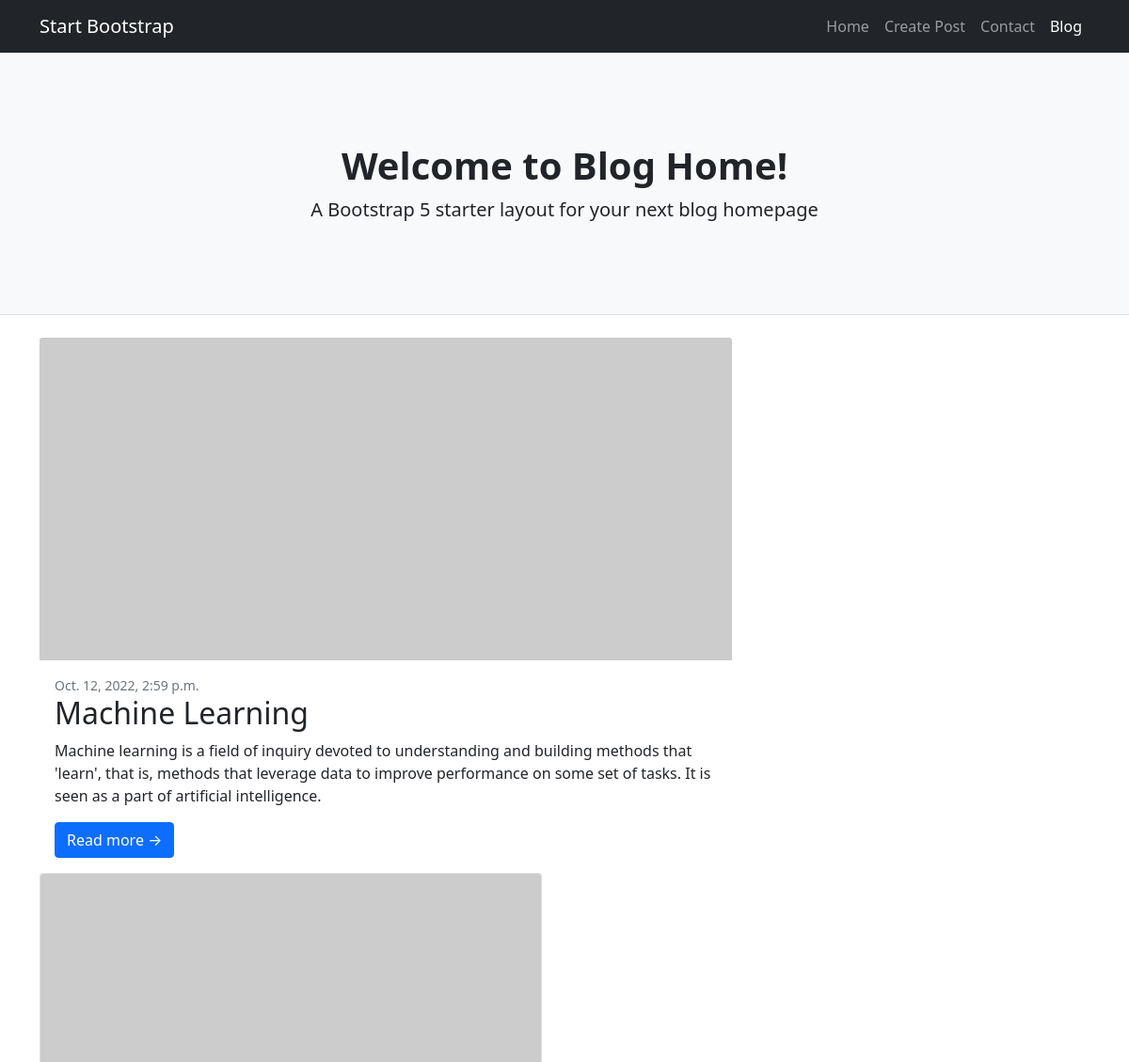
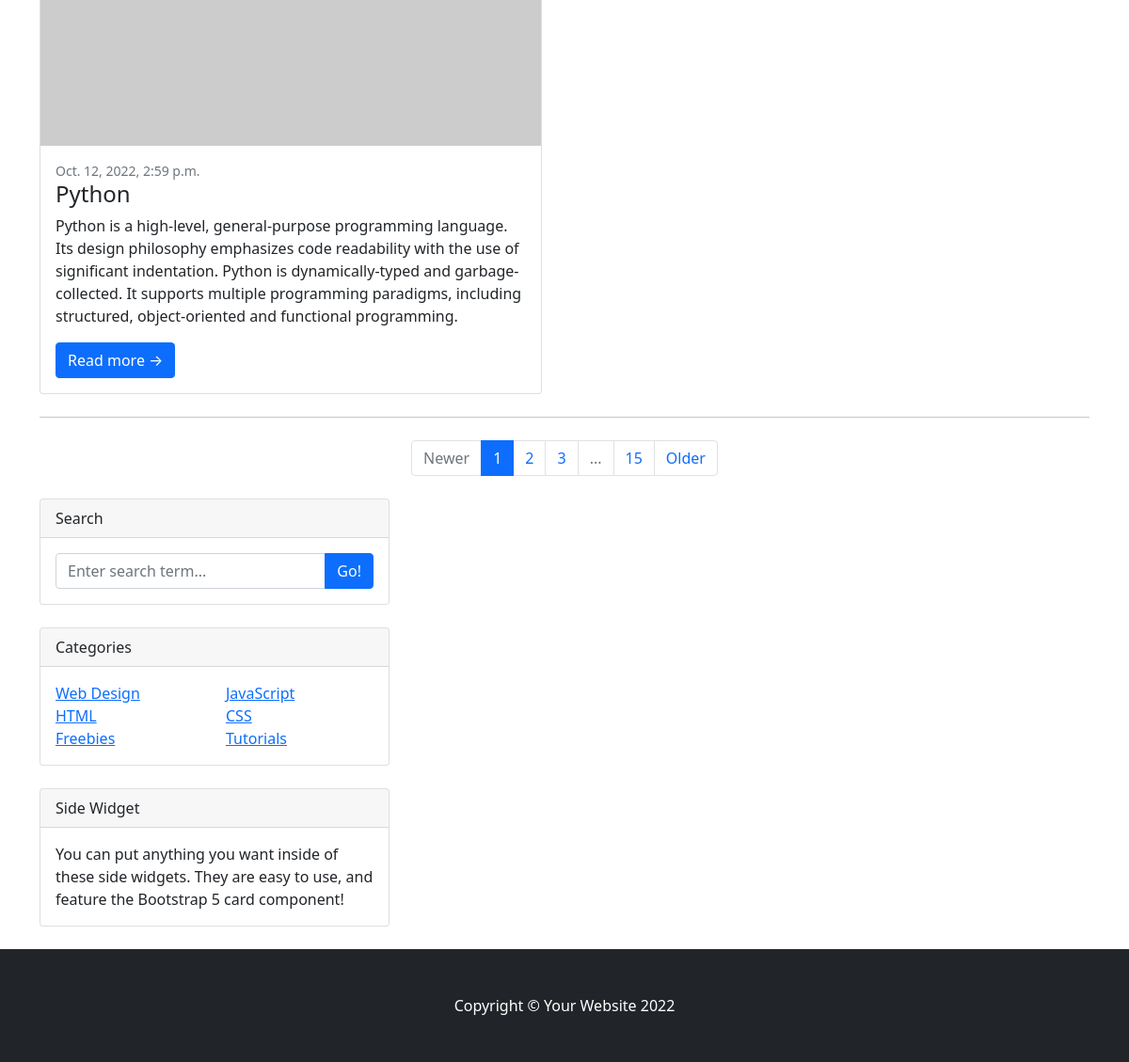
The page / on the database its author committed (2 pictures, top to bottom).
### blogapp/models.py (models this page shows, shortened)
class post(models.Model):
    title = models.CharField(max_length=100)
    content = models.TextField()
    image = models.FileField(upload_to='pic', null= True)
    created_on = models.DateTimeField(auto_now_add=True , null= True)

### blogapp/views.py (the view)
# urls.py: path('', index , name= 'index'),
def index(request):
    records = post.objects.all().order_by('-id')[1:]
    last_post = post.objects.all().order_by('-id')[0]
    return render(request, 'index.html' , {'rec' : records , 'last': last_post})

### blogapp/templates/index.html (shortened to what this page needs)
<!DOCTYPE html>
<html lang="en">
    <head>
        <link href="static/css/styles.css" rel="stylesheet" />
    </head>
    <body>
        <nav class="navbar navbar-expand-lg navbar-dark bg-dark">
            <div class="container">
                <a class="navbar-brand" href="/">Start Bootstrap</a>
                <div class="collapse navbar-collapse" id="navbarSupportedContent">
                    <ul class="navbar-nav ms-auto mb-2 mb-lg-0">
                        <li class="nav-item"><a class="nav-link" href="#">Home</a></li>
                        <li class="nav-item"><a class="nav-link" href="{% url 'create_post'%}">Create Post</a></li>
                        <li class="nav-item"><a class="nav-link" href="#!">Contact</a></li>
                        <li class="nav-item"><a class="nav-link active" aria-current="page" href="#">Blog</a></li>
                    </ul>
                </div>
            </div>
        </nav>
        <header class="py-5 bg-light border-bottom mb-4">
            <div class="container">
                <div class="text-center my-5">
                    <h1 class="fw-bolder">Welcome to Blog Home!</h1>
                    <p class="lead mb-0">A Bootstrap 5 starter layout for your next blog homepage</p>
                </div>
            </div>
        </header>
        <div class="container">
            <div class="row">
                <div class="col-lg-8">
                    {% if last.image %}
                    <div class="card mb-4">
                        <a href="#!"><img class="card-img-top" src="{{last.image.url}}" alt="..." /></a>
                    {% else %}
                        <a href="#!"><img class="card-img-top" src="https://dummyimage.com/750x350/000/fff" alt="..." /></a>
                        {% endif %}
                        <div class="card-body">
                            <div class="small text-muted">{{last.created_on}}</div>
                            <h2 class="card-title">{{last.title|title}}</h2>
                            <p class="card-text">{{last.content}}</p>
                            <a class="btn btn-primary" href="{% url 'selected_post' last.id %}">Read more →</a>
                        </div>
                    </div>
                    <div class="row">
                        <div class="col-lg-6">
                            {% for i in rec %}
                            <div class="card mb-4">
                            {% if i.image %}
                                <a href="#!"><img class="card-img-top" src="{{i.image.url}}" alt="..." /></a>
                            {% else %}
                                <a href="#!"><img class="card-img-top" src="https://dummyimage.com/300x200/000/fff" alt="..." /></a>
                            {% endif %}
                                <div class="card-body">
                                    <div class="small text-muted">{{i.created_on}}</div>
                                    <h2 class="card-title h4">{{i.title|title}}</h2>
                                    <p class="card-text">{{i.content}}</p>
                                    <a class="btn btn-primary" href="{% url 'selected_post' i.id %}">Read more →</a>
                                </div>
                            </div>
                            {% endfor %}
                        </div>
                    </div>
                    <nav aria-label="Pagination">
                        <hr class="my-0" />
                        <ul class="pagination justify-content-center my-4">
                            <li class="page-item disabled"><a class="page-link" href="#" tabindex="-1" aria-disabled="true">Newer</a></li>
                            <li class="page-item active" aria-current="page"><a class="page-link" href="#!">1</a></li>
                            <li class="page-item"><a class="page-link" href="#!">2</a></li>
                            <li class="page-item"><a class="page-link" href="#!">3</a></li>
                            <li class="page-item disabled"><a class="page-link" href="#!">...</a></li>
                            <li class="page-item"><a class="page-link" href="#!">15</a></li>
                            <li class="page-item"><a class="page-link" href="#!">Older</a></li>
                        </ul>
                    </nav>
                </div>
                <div class="col-lg-4">
                    <div class="card mb-4">
                        <div class="card-header">Search</div>
                        <div class="card-body">
                            <div class="input-group">
                                <input class="form-control" type="text" placeholder="Enter search term..." aria-label="Enter search term..." aria-describedby="button-search" />
                                <button class="btn btn-primary" id="button-search" type="button">Go!</button>
                            </div>
                        </div>
                    </div>
                    <div class="card mb-4">
                        <div class="card-header">Categories</div>
                        <div class="card-body">
                            <div class="row">
                                <div class="col-sm-6">
                                    <ul class="list-unstyled mb-0">
                                        <li><a href="#!">Web Design</a></li>
                                        <li><a href="#!">HTML</a></li>
                                        <li><a href="#!">Freebies</a></li>
                                    </ul>
                                </div>
                                <div class="col-sm-6">
                                    <ul class="list-unstyled mb-0">
                                        <li><a href="#!">JavaScript</a></li>
                                        <li><a href="#!">CSS</a></li>
                                        <li><a href="#!">Tutorials</a></li>
                                    </ul>
                                </div>
                            </div>
                        </div>
                    </div>
                    <div class="card mb-4">
                        <div class="card-header">Side Widget</div>
                        <div class="card-body">You can put anything you want inside of these side widgets. They are easy to use, and feature the Bootstrap 5 card component!</div>
                    </div>
                </div>
            </div>
        <footer class="py-5 bg-dark">
            <div class="container"><p class="m-0 text-center text-white">Copyright &copy; Your Website 2022</p></div>
        </footer>
    </body>
</html>

### rows shown on the page
post: created_on "Oct. 12, 2022, 2:59 p.m.", title "Machine Learning", content "Machine learning is a field of inquiry devoted to understanding and building methods that 'learn', that is, methods that leverage data to improve performance on some set of tasks. It is seen as a part of artificial intelligence."
post: created_on "Oct. 12, 2022, 2:59 p.m.", title "Python", content "Python is a high-level, general-purpose programming language. Its design philosophy emphasizes code readability with the use of significant indentation. Python is dynamically-typed and garbage-collected. It supports multiple programming paradigms, including structured, object-oriented and functional programming."
